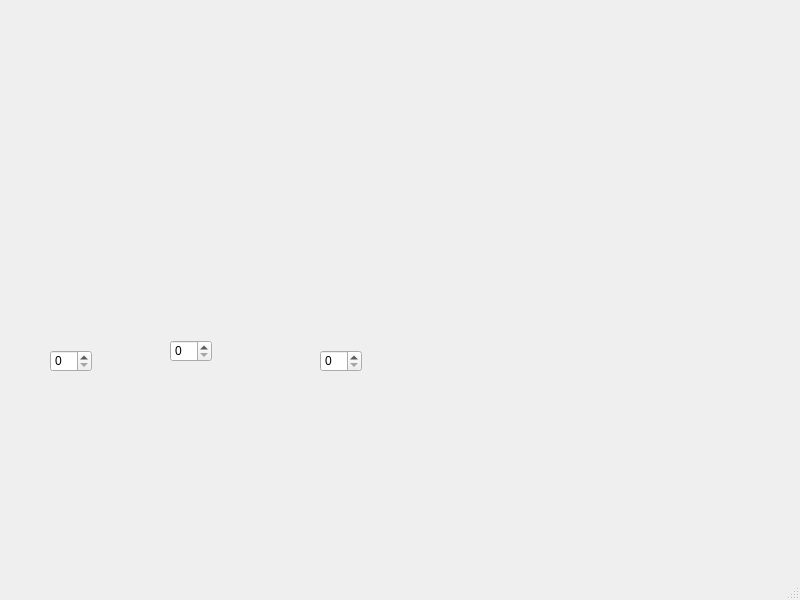
<?xml version="1.0" encoding="UTF-8"?>
<ui version="4.0">
 <class>MainWindow</class>
 <widget class="QMainWindow" name="MainWindow">
  <property name="geometry">
   <rect>
    <x>0</x>
    <y>0</y>
    <width>800</width>
    <height>600</height>
   </rect>
  </property>
  <property name="windowTitle">
   <string>MainWindow</string>
  </property>
  <widget class="QWidget" name="centralwidget">
   <widget class="QSpinBox" name="B1">
    <property name="geometry">
     <rect>
      <x>50</x>
      <y>350</y>
      <width>42</width>
      <height>22</height>
     </rect>
    </property>
   </widget>
   <widget class="QSpinBox" name="B2">
    <property name="geometry">
     <rect>
      <x>170</x>
      <y>340</y>
      <width>42</width>
      <height>22</height>
     </rect>
    </property>
   </widget>
   <widget class="QSpinBox" name="Box3">
    <property name="geometry">
     <rect>
      <x>320</x>
      <y>350</y>
      <width>42</width>
      <height>22</height>
     </rect>
    </property>
   </widget>
  </widget>
  <widget class="QMenuBar" name="menubar">
   <property name="geometry">
    <rect>
     <x>0</x>
     <y>0</y>
     <width>800</width>
     <height>26</height>
    </rect>
   </property>
  </widget>
  <widget class="QStatusBar" name="statusbar"/>
 </widget>
 <resources/>
 <connections/>
</ui>
